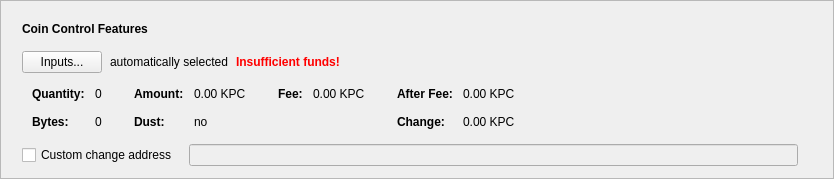
      <widget class="QFrame" name="frameCoinControl">
       <property name="sizePolicy">
        <sizepolicy hsizetype="Expanding" vsizetype="Fixed">
         <horstretch>0</horstretch>
         <verstretch>0</verstretch>
        </sizepolicy>
       </property>
       <property name="frameShape">
        <enum>QFrame::StyledPanel</enum>
       </property>
       <property name="frameShadow">
        <enum>QFrame::Raised</enum>
       </property>
       <layout class="QVBoxLayout" name="verticalLayout_2">
        <item>
         <layout class="QVBoxLayout" name="verticalLayoutCoinControl" stretch="0,0,0,0,0">
          <property name="spacing">
           <number>0</number>
          </property>
          <property name="sizeConstraint">
           <enum>QLayout::SetDefaultConstraint</enum>
          </property>
          <property name="leftMargin">
           <number>10</number>
          </property>
          <property name="topMargin">
           <number>10</number>
          </property>
          <item>
           <layout class="QHBoxLayout" name="horizontalLayoutCoinControl1">
            <property name="bottomMargin">
             <number>15</number>
            </property>
            <item>
             <widget class="QLabel" name="labelCoinControlFeatures">
              <property name="sizePolicy">
               <sizepolicy hsizetype="Preferred" vsizetype="Maximum">
                <horstretch>0</horstretch>
                <verstretch>0</verstretch>
               </sizepolicy>
              </property>
              <property name="font">
               <font>
                <weight>75</weight>
                <bold>true</bold>
               </font>
              </property>
              <property name="styleSheet">
               <string notr="true">font-weight:bold;</string>
              </property>
              <property name="text">
               <string>Coin Control Features</string>
              </property>
             </widget>
            </item>
           </layout>
          </item>
          <item>
           <layout class="QHBoxLayout" name="horizontalLayoutCoinControl2" stretch="0,0,0,0">
            <property name="spacing">
             <number>8</number>
            </property>
            <property name="bottomMargin">
             <number>10</number>
            </property>
            <item>
             <widget class="QPushButton" name="pushButtonCoinControl">
              <property name="styleSheet">
               <string notr="true"/>
              </property>
              <property name="text">
               <string>Inputs...</string>
              </property>
              <property name="autoDefault">
               <bool>false</bool>
              </property>
             </widget>
            </item>
            <item>
             <widget class="QLabel" name="labelCoinControlAutomaticallySelected">
              <property name="text">
               <string>automatically selected</string>
              </property>
              <property name="margin">
               <number>5</number>
              </property>
             </widget>
            </item>
            <item>
             <widget class="QLabel" name="labelCoinControlInsuffFunds">
              <property name="font">
               <font>
                <weight>75</weight>
                <bold>true</bold>
               </font>
              </property>
              <property name="styleSheet">
               <string notr="true">color:red;font-weight:bold;</string>
              </property>
              <property name="text">
               <string>Insufficient funds!</string>
              </property>
              <property name="margin">
               <number>5</number>
              </property>
             </widget>
            </item>
            <item>
             <spacer name="horizontalSpacerCoinControl">
              <property name="orientation">
               <enum>Qt::Horizontal</enum>
              </property>
              <property name="sizeHint" stdset="0">
               <size>
                <width>40</width>
                <height>1</height>
               </size>
              </property>
             </spacer>
            </item>
           </layout>
          </item>
          <item>
           <widget class="QWidget" name="widgetCoinControl" native="true">
            <property name="sizePolicy">
             <sizepolicy hsizetype="Preferred" vsizetype="Preferred">
              <horstretch>0</horstretch>
              <verstretch>0</verstretch>
             </sizepolicy>
            </property>
            <property name="minimumSize">
             <size>
              <width>0</width>
              <height>0</height>
             </size>
            </property>
            <property name="styleSheet">
             <string notr="true"/>
            </property>
            <layout class="QHBoxLayout" name="horizontalLayoutCoinControl5">
             <property name="leftMargin">
              <number>0</number>
             </property>
             <property name="topMargin">
              <number>0</number>
             </property>
             <property name="rightMargin">
              <number>0</number>
             </property>
             <property name="bottomMargin">
              <number>0</number>
             </property>
             <item>
              <layout class="QHBoxLayout" name="horizontalLayoutCoinControl3" stretch="0,0,0,1">
               <property name="spacing">
                <number>20</number>
               </property>
               <property name="topMargin">
                <number>0</number>
               </property>
               <property name="bottomMargin">
                <number>10</number>
               </property>
               <item>
                <layout class="QFormLayout" name="formLayoutCoinControl1">
                 <property name="horizontalSpacing">
                  <number>10</number>
                 </property>
                 <property name="verticalSpacing">
                  <number>14</number>
                 </property>
                 <property name="leftMargin">
                  <number>10</number>
                 </property>
                 <property name="topMargin">
                  <number>4</number>
                 </property>
                 <property name="rightMargin">
                  <number>6</number>
                 </property>
                 <item row="0" column="0">
                  <widget class="QLabel" name="labelCoinControlQuantityText">
                   <property name="font">
                    <font>
                     <weight>75</weight>
                     <bold>true</bold>
                    </font>
                   </property>
                   <property name="text">
                    <string>Quantity:</string>
                   </property>
                   <property name="margin">
                    <number>0</number>
                   </property>
                  </widget>
                 </item>
                 <item row="0" column="1">
                  <widget class="QLabel" name="labelCoinControlQuantity">
                   <property name="cursor">
                    <cursorShape>IBeamCursor</cursorShape>
                   </property>
                   <property name="contextMenuPolicy">
                    <enum>Qt::ActionsContextMenu</enum>
                   </property>
                   <property name="text">
                    <string notr="true">0</string>
                   </property>
                   <property name="margin">
                    <number>0</number>
                   </property>
                   <property name="textInteractionFlags">
                    <set>Qt::LinksAccessibleByMouse|Qt::TextSelectableByKeyboard|Qt::TextSelectableByMouse</set>
                   </property>
                  </widget>
                 </item>
                 <item row="1" column="0">
                  <widget class="QLabel" name="labelCoinControlBytesText">
                   <property name="font">
                    <font>
                     <weight>75</weight>
                     <bold>true</bold>
                    </font>
                   </property>
                   <property name="text">
                    <string>Bytes:</string>
                   </property>
                  </widget>
                 </item>
                 <item row="1" column="1">
                  <widget class="QLabel" name="labelCoinControlBytes">
                   <property name="cursor">
                    <cursorShape>IBeamCursor</cursorShape>
                   </property>
                   <property name="contextMenuPolicy">
                    <enum>Qt::ActionsContextMenu</enum>
                   </property>
                   <property name="text">
                    <string notr="true">0</string>
                   </property>
                   <property name="textInteractionFlags">
                    <set>Qt::LinksAccessibleByMouse|Qt::TextSelectableByKeyboard|Qt::TextSelectableByMouse</set>
                   </property>
                  </widget>
                 </item>
                </layout>
               </item>
               <item>
                <layout class="QFormLayout" name="formLayoutCoinControl2">
                 <property name="horizontalSpacing">
                  <number>10</number>
                 </property>
                 <property name="verticalSpacing">
                  <number>14</number>
                 </property>
                 <property name="leftMargin">
                  <number>6</number>
                 </property>
                 <property name="topMargin">
                  <number>4</number>
                 </property>
                 <property name="rightMargin">
                  <number>6</number>
                 </property>
                 <item row="0" column="0">
                  <widget class="QLabel" name="labelCoinControlAmountText">
                   <property name="font">
                    <font>
                     <weight>75</weight>
                     <bold>true</bold>
                    </font>
                   </property>
                   <property name="text">
                    <string>Amount:</string>
                   </property>
                   <property name="margin">
                    <number>0</number>
                   </property>
                  </widget>
                 </item>
                 <item row="0" column="1">
                  <widget class="QLabel" name="labelCoinControlAmount">
                   <property name="cursor">
                    <cursorShape>IBeamCursor</cursorShape>
                   </property>
                   <property name="contextMenuPolicy">
                    <enum>Qt::ActionsContextMenu</enum>
                   </property>
                   <property name="text">
                    <string notr="true">0.00 KPC</string>
                   </property>
                   <property name="textInteractionFlags">
                    <set>Qt::LinksAccessibleByMouse|Qt::TextSelectableByKeyboard|Qt::TextSelectableByMouse</set>
                   </property>
                  </widget>
                 </item>
                 <item row="1" column="0">
                  <widget class="QLabel" name="labelCoinControlLowOutputText">
                   <property name="font">
                    <font>
                     <weight>75</weight>
                     <bold>true</bold>
                    </font>
                   </property>
                   <property name="text">
                    <string>Dust:</string>
                   </property>
                  </widget>
                 </item>
                 <item row="1" column="1">
                  <widget class="QLabel" name="labelCoinControlLowOutput">
                   <property name="cursor">
                    <cursorShape>IBeamCursor</cursorShape>
                   </property>
                   <property name="contextMenuPolicy">
                    <enum>Qt::ActionsContextMenu</enum>
                   </property>
                   <property name="text">
                    <string notr="true">no</string>
                   </property>
                   <property name="textInteractionFlags">
                    <set>Qt::LinksAccessibleByMouse|Qt::TextSelectableByKeyboard|Qt::TextSelectableByMouse</set>
                   </property>
                  </widget>
                 </item>
                </layout>
               </item>
               <item>
                <layout class="QFormLayout" name="formLayoutCoinControl3">
                 <property name="horizontalSpacing">
                  <number>10</number>
                 </property>
                 <property name="verticalSpacing">
                  <number>14</number>
                 </property>
                 <property name="leftMargin">
                  <number>6</number>
                 </property>
                 <property name="topMargin">
                  <number>4</number>
                 </property>
                 <property name="rightMargin">
                  <number>6</number>
                 </property>
                 <item row="0" column="0">
                  <widget class="QLabel" name="labelCoinControlFeeText">
                   <property name="font">
                    <font>
                     <weight>75</weight>
                     <bold>true</bold>
                    </font>
                   </property>
                   <property name="text">
                    <string>Fee:</string>
                   </property>
                   <property name="margin">
                    <number>0</number>
                   </property>
                  </widget>
                 </item>
                 <item row="0" column="1">
                  <widget class="QLabel" name="labelCoinControlFee">
                   <property name="cursor">
                    <cursorShape>IBeamCursor</cursorShape>
                   </property>
                   <property name="contextMenuPolicy">
                    <enum>Qt::ActionsContextMenu</enum>
                   </property>
                   <property name="text">
                    <string notr="true">0.00 KPC</string>
                   </property>
                   <property name="textInteractionFlags">
                    <set>Qt::LinksAccessibleByMouse|Qt::TextSelectableByKeyboard|Qt::TextSelectableByMouse</set>
                   </property>
                  </widget>
                 </item>
                </layout>
               </item>
               <item>
                <layout class="QFormLayout" name="formLayoutCoinControl4">
                 <property name="horizontalSpacing">
                  <number>10</number>
                 </property>
                 <property name="verticalSpacing">
                  <number>14</number>
                 </property>
                 <property name="leftMargin">
                  <number>6</number>
                 </property>
                 <property name="topMargin">
                  <number>4</number>
                 </property>
                 <property name="rightMargin">
                  <number>6</number>
                 </property>
                 <item row="0" column="0">
                  <widget class="QLabel" name="labelCoinControlAfterFeeText">
                   <property name="font">
                    <font>
                     <weight>75</weight>
                     <bold>true</bold>
                    </font>
                   </property>
                   <property name="text">
                    <string>After Fee:</string>
                   </property>
                   <property name="margin">
                    <number>0</number>
                   </property>
                  </widget>
                 </item>
                 <item row="0" column="1">
                  <widget class="QLabel" name="labelCoinControlAfterFee">
                   <property name="cursor">
                    <cursorShape>IBeamCursor</cursorShape>
                   </property>
                   <property name="contextMenuPolicy">
                    <enum>Qt::ActionsContextMenu</enum>
                   </property>
                   <property name="text">
                    <string notr="true">0.00 KPC</string>
                   </property>
                   <property name="textInteractionFlags">
                    <set>Qt::LinksAccessibleByMouse|Qt::TextSelectableByKeyboard|Qt::TextSelectableByMouse</set>
                   </property>
                  </widget>
                 </item>
                 <item row="1" column="0">
                  <widget class="QLabel" name="labelCoinControlChangeText">
                   <property name="font">
                    <font>
                     <weight>75</weight>
                     <bold>true</bold>
                    </font>
                   </property>
                   <property name="text">
                    <string>Change:</string>
                   </property>
                  </widget>
                 </item>
                 <item row="1" column="1">
                  <widget class="QLabel" name="labelCoinControlChange">
                   <property name="cursor">
                    <cursorShape>IBeamCursor</cursorShape>
                   </property>
                   <property name="contextMenuPolicy">
                    <enum>Qt::ActionsContextMenu</enum>
                   </property>
                   <property name="text">
                    <string notr="true">0.00 KPC</string>
                   </property>
                   <property name="textInteractionFlags">
                    <set>Qt::LinksAccessibleByMouse|Qt::TextSelectableByKeyboard|Qt::TextSelectableByMouse</set>
                   </property>
                  </widget>
                 </item>
                </layout>
               </item>
              </layout>
             </item>
            </layout>
           </widget>
          </item>
          <item>
           <layout class="QHBoxLayout" name="horizontalLayoutCoinControl4" stretch="0,0,0">
            <property name="spacing">
             <number>12</number>
            </property>
            <property name="sizeConstraint">
             <enum>QLayout::SetDefaultConstraint</enum>
            </property>
            <property name="topMargin">
             <number>5</number>
            </property>
            <property name="rightMargin">
             <number>5</number>
            </property>
            <item>
             <widget class="QCheckBox" name="checkBoxCoinControlChange">
              <property name="toolTip">
               <string>If this is activated, but the change address is empty or invalid, change will be sent to a newly generated address.</string>
              </property>
              <property name="text">
               <string>Custom change address</string>
              </property>
             </widget>
            </item>
            <item>
             <widget class="QValidatedLineEdit" name="lineEditCoinControlChange">
              <property name="enabled">
               <bool>false</bool>
              </property>
              <property name="sizePolicy">
               <sizepolicy hsizetype="Expanding" vsizetype="Fixed">
                <horstretch>0</horstretch>
                <verstretch>0</verstretch>
               </sizepolicy>
              </property>
             </widget>
            </item>
            <item>
             <widget class="QLabel" name="labelCoinControlChangeLabel">
              <property name="sizePolicy">
               <sizepolicy hsizetype="Preferred" vsizetype="Expanding">
                <horstretch>0</horstretch>
                <verstretch>0</verstretch>
               </sizepolicy>
              </property>
              <property name="minimumSize">
               <size>
                <width>0</width>
                <height>0</height>
               </size>
              </property>
              <property name="text">
               <string/>
              </property>
              <property name="margin">
               <number>3</number>
              </property>
             </widget>
            </item>
           </layout>
          </item>
          <item>
           <spacer name="verticalSpacerCoinControl">
            <property name="orientation">
             <enum>Qt::Vertical</enum>
            </property>
            <property name="sizeType">
             <enum>QSizePolicy::Expanding</enum>
            </property>
            <property name="sizeHint" stdset="0">
             <size>
              <width>800</width>
              <height>1</height>
             </size>
            </property>
           </spacer>
          </item>
         </layout>
        </item>
       </layout>
      </widget>
